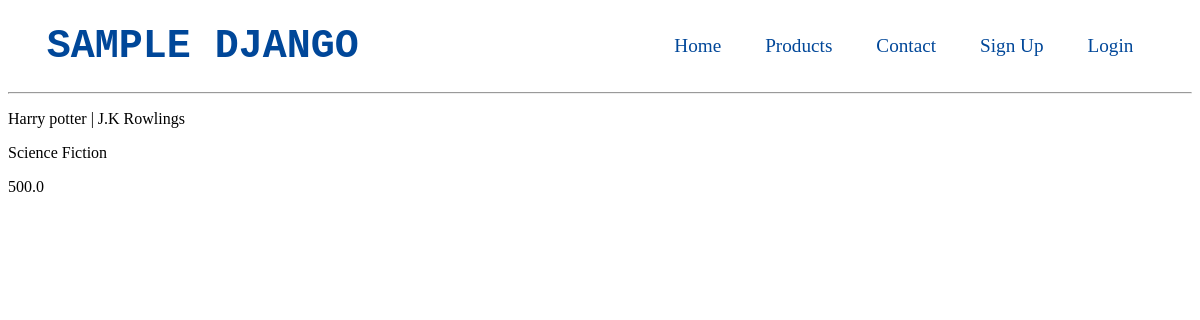
/product/1/, run on the app's committed database.
### base/models.py (models this page shows, shortened)
class Product(models.Model):
    product_categorie = models.ForeignKey(Categorie,related_name='Products',on_delete=models.CASCADE)
    product_name = models.CharField(max_length=100)
    product_description = models.CharField(blank=True,null=True,max_length=500)
    product_price = models.FloatField(null=False,blank=False,default=0)
    product_user = models.ForeignKey(User,related_name='Product',on_delete=models.CASCADE)

### base/views.py (the view)
# urls.py: path('product/<int:pk>/',detail,name='detail'),
def detail (request,pk):
    item = get_object_or_404(Product,pk=pk)
    context = {
        'item' : item,
    }
    return render(request,'detail.html',context)

### templates/detail.html (shortened to what this page needs)
{% extends "base.html" %}
{% block content %}
    <div>
        <p>{{item.product_name}}</p>
        <p>{{item.product_description}}</p>
        <p>{{item.product_price}}</p>
    </div>
{% endblock %}

### data on the page
Product: product_name "Harry potter | J.K Rowlings", product_description "Science Fiction", product_price "500.0"
